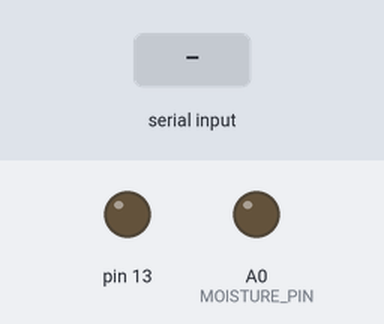
Bench run of a sketch on a simulated Arduino Uno, built with avr-gcc and run on an emulated ATmega328P. Shown: output pins drawn as LEDs (lit = HIGH). The inputs (shaded band) are chosen by the test bench. What the sketch prints to the serial monitor is not drawn.

Above: at 0.8 s.
0.9 s: "<A>>" received over Serial
At 3.6 s:
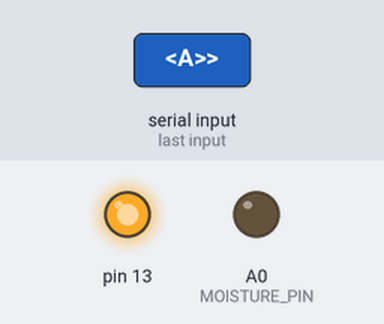
3.9 s: byte 60 ('<') received over Serial
6.9 s: "<a>>" received over Serial
9.9 s: "<B>>" received over Serial
Timing chart, 0 to 13.5 s (numbered marks = the images above; inputs shaded):
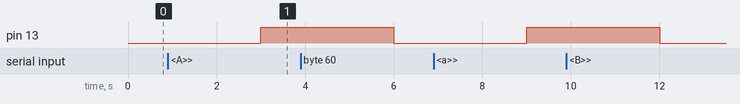

The sketch:

HC12MPN.ino
```cpp
#define MAXIMUM_NODES 32
#define MAX_HOP_DISTANCE 10
#define SIZE_OF_CS_DATA 18
#define SIZE_OF_DATA 8
#define SIZE_OF_HEADER 10
#define SIZE_OF_SN 4
#define START_INDEX_DATA 10
#define MAX_RESERVE_SEQUENCE 10
#define DEVEICE_ID_LEN 8
#define DEVEICE_ID_SKIP_LEN 2
#define DISTANCE_VECTOR_SN 0
#define MPN_SN 1
#define PING_SN 3
int advertisedInterval = 10000;
#define pingTimeout 5000
#define resetRoutingInterval 30000
// inpout io
#define POWER_PIN 4
#define MOISTURE_PIN A0
#define REQUEST_TIMEOUT 3000
#include <EEPROM.h>

//$<00fb0a0a0000mo000006c>
struct dist_vector {
  byte distance = 126 ;
  byte next_hop = 127;
};

struct RF_PACKET  {
  unsigned int serial_no = 0;
  byte next_hop;
  byte destination;
  byte source;
  char data[SIZE_OF_DATA];
};


byte MY_MPN = MAXIMUM_NODES;
char DEVICE_ID[DEVEICE_ID_LEN + 1] = "AFFFFF02";
char ROOT_DEVICE_ID[DEVEICE_ID_LEN + 1] = "FFFFFFFF";
char MOIST_ID[2] = {'m', 'o'};
struct RF_PACKET latest_packet, request_pkt;
struct dist_vector routing_table[MAXIMUM_NODES];
String radioString;
byte advertiseNext = 0;

long lastAdvertised ;
long lastPingedFromRoot;
int pingInitiatedTime;
bool connected_to_server = false;
bool mpn_wait = true;
bool packet_valid = false;

void update_routing_table(byte destination, byte distance, byte nexthop)
{
  Serial.print("destination: ");
  Serial.println(destination);
  Serial.print("distance: ");
  Serial.println(distance);
  Serial.print("nexthop: ");
  Serial.println(nexthop);
  if (distance + 1 < routing_table[destination].distance) {
    routing_table[destination].distance = distance + 1 ;
    routing_table[destination].next_hop = nexthop;
    //is_route_changed = true;
  }
}

int getNum(char ch)
{
  int num = 0;
  if (ch >= '0' && ch <= '9')
  {
    num = ch - 0x30;
  }
  else
  {
    switch (ch)
    {
      case 'A': case 'a': num = 10; break;
      case 'B': case 'b': num = 11; break;
      case 'C': case 'c': num = 12; break;
      case 'D': case 'd': num = 13; break;
      case 'E': case 'e': num = 14; break;
      case 'F': case 'f': num = 15; break;
      default: num = 0;
    }
  }
  return num;
}

bool packet_decode() {
  byte calculated_XRCS = 0;
  for (int i = 0; i < SIZE_OF_CS_DATA; i++)
    calculated_XRCS ^= radioString[i];
  Serial.println(radioString); Serial.print("calculated_XRCS: "); Serial.println(calculated_XRCS);
  unsigned int received_XRCS = getNum(radioString[SIZE_OF_HEADER + SIZE_OF_DATA]) * 16 + getNum(radioString[SIZE_OF_HEADER + SIZE_OF_DATA + 1]);
  if (received_XRCS != calculated_XRCS)
    return false;
  request_pkt.serial_no = getNum(radioString[0]) * 4096 + getNum(radioString[1]) * 256 + getNum(radioString[2]) * 16 + getNum(radioString[3]);
  request_pkt.next_hop = getNum(radioString[4]) * 16 + getNum(radioString[5]);
  request_pkt.destination = getNum(radioString[6]) * 16 + getNum(radioString[7]);
  request_pkt.source = getNum(radioString[8]) * 16 + getNum(radioString[9]);
  for (byte i = 0; i <  SIZE_OF_DATA; i++)
    request_pkt.data[i] = radioString[START_INDEX_DATA + i];
  return true;
}

bool request_arrived()
{
  char c;
  while (Serial.available()) {
    Serial.print("Searching pkt ..");
    c = Serial.read();
    Serial.println(c);
    if (c == '<') {
      radioString = Serial.readStringUntil('>');
      Serial.println("Message Packet found ..");
      return packet_decode();
    }
  }
  return false;
}

void request_mpn_from(byte node_id) {
  String packet = "<";
  packet +=  "0001";
  packet += node_id < 16 ? "0" + String(node_id, HEX) : String(node_id, HEX);
  packet += MAXIMUM_NODES < 16 ? "0" + String(MAXIMUM_NODES, HEX) : String(MAXIMUM_NODES, HEX);
  packet += MAXIMUM_NODES < 16 ? "0" + String(MAXIMUM_NODES, HEX) : String(MAXIMUM_NODES, HEX);
  for (byte i = 0; i < SIZE_OF_DATA; i++)
    packet +=  DEVICE_ID[i];
  byte calculated_XRCS = 0;
  for (int i = 1; i < SIZE_OF_CS_DATA + 1; i++)
    calculated_XRCS ^= packet[i];
  packet +=  calculated_XRCS < 16 ? "0" + String(calculated_XRCS, HEX) : String(calculated_XRCS, HEX);
  packet += ">";
  Serial.println(packet);
  //Serial3.println(packet);
  return;
}

bool is_valid_mpn() {
  for (byte i = 2; i < SIZE_OF_DATA; i++) {
    if (request_pkt.data[i] != DEVICE_ID[i]) {
      return false;
    }
  }
  return true;
}

bool mpn_response() {
  long start_time = millis();
  while (millis() - start_time < REQUEST_TIMEOUT ) {
    if (request_arrived()) {
      if (request_pkt.serial_no == DISTANCE_VECTOR_SN)
        update_routing_table();
      if (request_pkt.serial_no == MPN_SN + 1 && is_valid_mpn()) {
        unsigned int mpn = getNum(request_pkt.data[0]) * 16 + getNum(request_pkt.data[1]);
        if (mpn < MAXIMUM_NODES) {
          MY_MPN = mpn;
          return true;
        }
      }
    }
  }
  return false;
}

void mpn_connect() {
  byte node_id = 0;
  Serial.println("Searching ....");
  request_mpn_from(node_id);
  while (!mpn_response()) {
    digitalWrite(13, !digitalRead(13));
    if (node_id == MAXIMUM_NODES - 1)
      node_id = 0;
    Serial.print("\trequest send to ");
    Serial.println(node_id);
    request_mpn_from(node_id);
    node_id += 1;
  }
}
void printRoutingTable() {
  Serial.println("Routing Table");
  for (int i = 0; i < MAXIMUM_NODES; i++) {
    Serial.print("|");
    Serial.print(i);
    Serial.print("|");
    Serial.print(routing_table[i].distance);
    Serial.print("|");
    Serial.print(routing_table[i].next_hop);
    Serial.print("|");
    Serial.println("\n-----------");
  }
}
void update_routing_table() {
  unsigned int destination = getNum(request_pkt.data[0]) * 16 + getNum(request_pkt.data[1]);
  unsigned int distance =  getNum(request_pkt.data[2]) * 16 + getNum(request_pkt.data[3]);
  unsigned int nexthop = request_pkt.source;
  if (destination != MY_MPN)
    update_routing_table(destination, distance, nexthop);

  destination = getNum(request_pkt.data[4]) * 16 + getNum(request_pkt.data[5]);
  distance =  getNum(request_pkt.data[6]) * 16 + getNum(request_pkt.data[7]);
  if (destination != MY_MPN)
    update_routing_table(destination, distance, nexthop);

  printRoutingTable();
}

void setup() {
  // put your setup code here, to run once:
  Serial.begin(9600);
  //Serial3.begin(9600);
  pinMode(POWER_PIN, INPUT);
  pinMode(MOISTURE_PIN, OUTPUT);
  pinMode(13, OUTPUT);
  digitalWrite(13, LOW);
  routing_table[MY_MPN].distance = 0;
  routing_table[MY_MPN].next_hop = MY_MPN;
  //if root is set , myId is set, if root is availble
  Serial.println("Initialised ..");
  mpn_connect();
  Serial.println("Connected ..");
}

void loop() {

}
```
